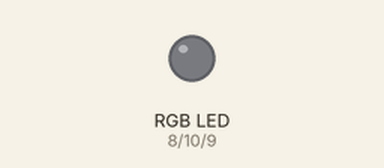
Bench run of a sketch on a simulated Arduino Uno, built with avr-gcc and run on an emulated ATmega328P. Parts: an RGB LED mixed from three pins (HIGH = lit).

Above: at 0.5 s.
At 2.0 s:
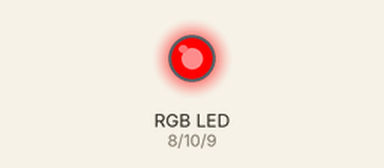
At 4.0 s:
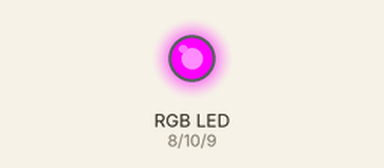
At 5.5 s:
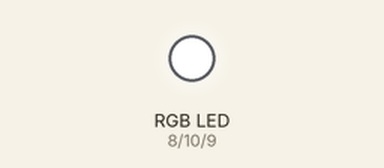
At 6.5 s:
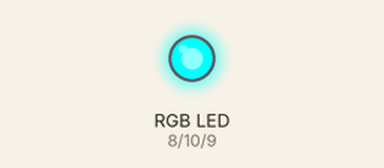
Timing chart, 0 to 7.8 s (numbered marks = the images above):
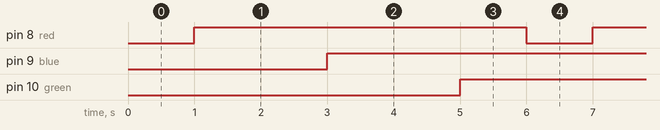

The sketch:

RGBLEDStrip.ino
```cpp
// the setup function runs once when you press reset or power the board
const int red = 8;
const int blue = 9;
const int green = 10;

void setup() {
  // initialize digital pin LED_BUILTIN as an output.
  pinMode(red, OUTPUT);
  pinMode(blue, OUTPUT);
  pinMode(green, OUTPUT);
}

// the loop function runs over and over again forever
void loop() {
  digitalWrite(red, LOW);   // turn the LED on (HIGH is the voltage level)
  delay(1000);                       // wait for a second
  digitalWrite(red, HIGH);    // turn the LED off by making the voltage LOW
  delay(1000);                       // wait for a second
  digitalWrite(blue, LOW);   // turn the LED on (HIGH is the voltage level)
  delay(1000);                       // wait for a second
  digitalWrite(blue, HIGH);    // turn the LED off by making the voltage LOW
  delay(1000);                       // wait for a second
  digitalWrite(green, LOW);   // turn the LED on (HIGH is the voltage level)
  delay(1000);                       // wait for a second
  digitalWrite(green, HIGH);    // turn the LED off by making the voltage LOW
  delay(1000);                       // wait for a second
}
```

Measured:
- by itself, pin 8 (red), pin 9 (blue), pin 10 (green): alternates HIGH for 5.0 s and LOW for 1.0 s
